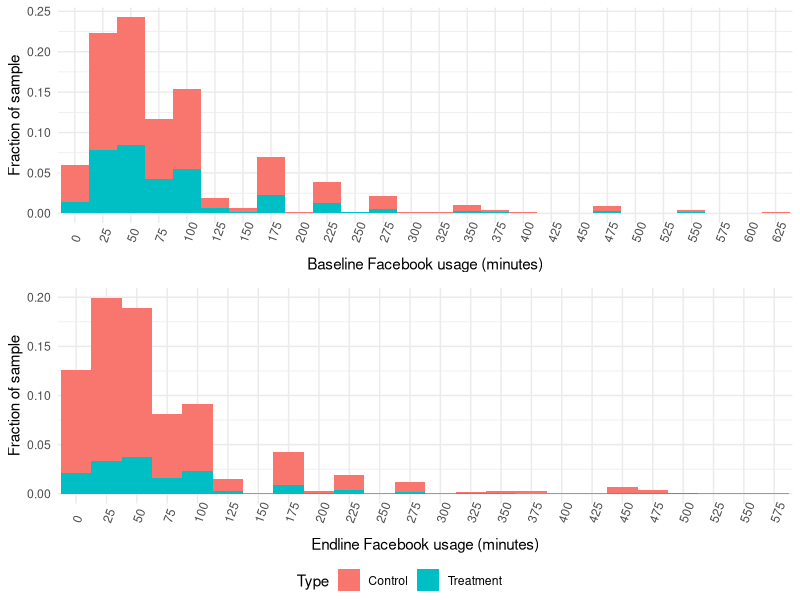
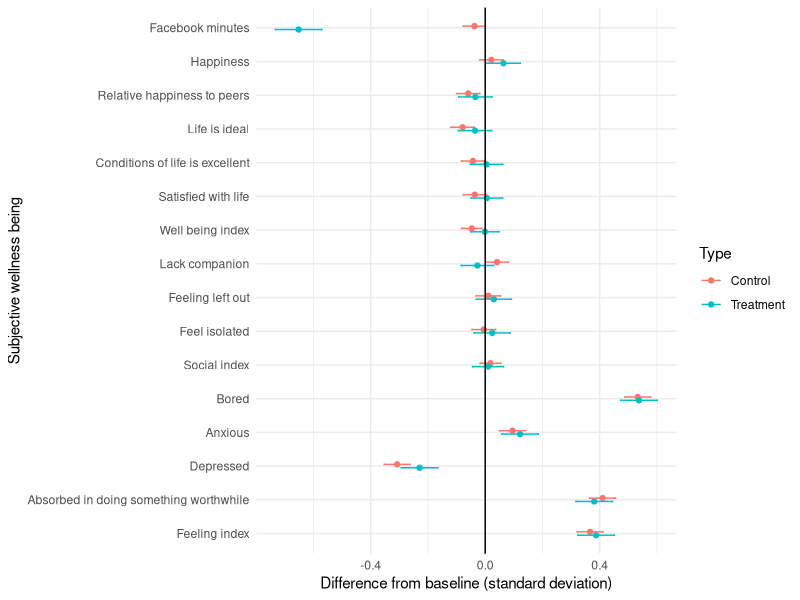

Write R code to recreate these figures, in order.
#### Preamble ####
# Purpose: Replicated graphs from Digital addiction
# Author: Kenneth Chan, 
# Date: 11 February 2023 
# Contact: kenchancf0618@gmail.com
# License: MIT
# Pre-requisites: Digital addiction by Hunt Allcott, Matthew Gentzkow and
#                 Lena Song
# Any other information needed? None


#### Workspace setup ####
library(tidyverse)
library(ggpubr)

#### Load data ####
social_time_data <- 
  read_csv("data/analysis_data/social_time_data.csv",
                        show_col_types = FALSE)
subjective_well_being_data <- 
  read_csv("data/analysis_data/subjective_well_being_data.csv",
           show_col_types = FALSE)
treatment_data <- 
  read_csv("data/analysis_data/treatment_data.csv",
           show_col_types = FALSE)

# Combine all data
all_data <- merge(treatment_data,
                    merge(social_time_data,
                          subjective_well_being_data)) |>
  # filter out non valid response
  filter(!is.na(treatment)) |>
  mutate(type = ifelse(treatment, "Treatment", "Control")) |>
  select(-treatment)



###########################################
### Replicating Figure A4 from appendix ###
###########################################
count_participant <- count(social_time_data)
# Define breaks for grouping (intervals of 25)
breaks <- seq(0,
              ceiling(800 / 25) * 25,
              by = 25)

# Prepare the data for graph uses
graph_data <- all_data |>
  arrange(fb_minutes_base) |>
  # Group data into intervals
  mutate(fb_minutes_base = cut(fb_minutes_base, breaks = breaks)) |>
  group_by(fb_minutes_base, type) |>
  # Calculate the fraction of each interval
  count(fb_minutes_base) |>
  mutate(fraction = n / count_participant) |>
  filter(!is.na(fb_minutes_base))

fig8a <- graph_data |>
  ggplot(aes(x = fb_minutes_base, y = fraction$n, fill = type)) +
  geom_bar(stat = "identity", width = 1) +
  scale_x_discrete(label = breaks) +
  theme_minimal() +
  theme(axis.text.x = element_text(angle = 70, vjust = 0.5, hjust=0)) +
  labs(x = "Baseline Facebook usage (minutes)",
       y = "Fraction of sample",
       fill = "Type")

# end version
graph_data <- all_data |>
  arrange(fb_minutes_end) |>
  # Group data into intervals
  mutate(fb_minutes_end = cut(fb_minutes_end, breaks = breaks)) |>
  group_by(fb_minutes_end, type) |>
  # Calculate the fraction of each interval
  count(fb_minutes_end) |>
  mutate(fraction = n / count_participant) |>
  filter(!is.na(fb_minutes_end))

fig8b <- graph_data |>
  ggplot(aes(x = fb_minutes_end, y = fraction$n, fill = type)) +
  geom_bar(stat = "identity", width = 1) +
  scale_x_discrete(label = breaks) +
  theme_minimal() +
  theme(axis.text.x = element_text(angle = 70, vjust = 0.5, hjust=0)) +
  labs(x = "Endline Facebook usage (minutes)",
       y = "Fraction of sample",
       fill = "Type")

ggarrange(
  fig8a, fig8b, nrow = 2,
  common.legend = TRUE, legend = "bottom"
)


##########################
### Replicate Figure 8 ###
##########################

graph_data <- all_data |>
  group_by(type) |>
  reframe(
    name = c(
      "Facebook minutes",
      "Happiness",
      "Relative happiness to peers",
      "Life is ideal",
      "Conditions of life is excellent",
      "Satisfied with life",
      "Well being index",
      "Lack companion",
      "Feeling left out",
      "Feel isolated",
      "Social index",
      "Bored",
      "Anxious",
      "Depressed",
      "Absorbed in doing something worthwhile",
      "Feeling index"
      ),
    mean = c(mean(fb_minutes_end - fb_minutes_base)
             / sd(fb_minutes_base),
             mean(swb_happiness_end - swb_happiness_base)
             / sd(swb_happiness_base),
             mean(swb_relhappiness_end - swb_relhappiness_base)
             / sd(swb_relhappiness_base),
             mean(swb_ideal_end - swb_ideal_base)
             / sd(swb_ideal_base),
             mean(swb_conditions_end - swb_conditions_base)
             / sd(swb_conditions_base),
             mean(swb_satisfied_end - swb_satisfied_base)
             / sd(swb_satisfied_base),
             mean(swb_wellbeing_index_end - swb_wellbeing_index_base)
             / sd(swb_wellbeing_index_base),
             mean(swb_lack_companion_end - swb_lack_companion_base)
             / sd(swb_lack_companion_base),
             mean(swb_left_out_end - swb_left_out_base)
             / sd(swb_left_out_base),
             mean(swb_isolated_end - swb_isolated_base)
             / sd(swb_isolated_base),
             mean(swb_social_index_end - swb_social_index_base)
             / sd(swb_social_index_base),
             mean(swb_bored_end - swb_bored_base)
             / sd(swb_bored_base),
             mean(swb_anxious_end - swb_anxious_base)
             / sd(swb_anxious_base),
             mean(swb_depressed_end - swb_depressed_base)
             / sd(swb_depressed_base),
             mean(swb_absorbed_worthwhile_end - swb_absorbed_worthwhile_base)
             / sd(swb_absorbed_worthwhile_base),
             mean(swb_feeling_index_end - swb_feeling_index_base)
             / sd(swb_feeling_index_base)
            ),
    
    sd = c(sd(fb_minutes_end - fb_minutes_base)
           / sqrt(length(id))
           / sd(fb_minutes_base),
           sd(swb_happiness_end - swb_happiness_base)
           / sqrt(length(id))
           / sd(swb_happiness_base),
           sd(swb_relhappiness_end - swb_relhappiness_base)
           / sqrt(length(id))
           / sd(swb_relhappiness_base),
           sd(swb_ideal_end - swb_ideal_base)
           / sqrt(length(id))
           / sd(swb_ideal_base),
           sd(swb_conditions_end - swb_conditions_base)
           / sqrt(length(id))
           / sd(swb_conditions_base),
           sd(swb_satisfied_end - swb_satisfied_base)
           / sqrt(length(id))
           / sd(swb_satisfied_base),
           sd(swb_wellbeing_index_end - swb_wellbeing_index_base)
           / sqrt(length(id))
           / sd(swb_wellbeing_index_base),
           sd(swb_lack_companion_end - swb_lack_companion_base)
           / sqrt(length(id))
           / sd(swb_lack_companion_base),
           sd(swb_left_out_end - swb_left_out_base)
           / sqrt(length(id))
           / sd(swb_left_out_base),
           sd(swb_isolated_end - swb_isolated_base)
           / sqrt(length(id))
           / sd(swb_isolated_base),
           sd(swb_social_index_end - swb_social_index_base)
           / sqrt(length(id))
           / sd(swb_social_index_base),
           sd(swb_bored_end - swb_bored_base)
           / sqrt(length(id))
           / sd(swb_bored_base),
           sd(swb_anxious_end - swb_anxious_base)
           / sqrt(length(id))
           / sd(swb_anxious_base),
           sd(swb_depressed_end - swb_depressed_base)
           / sqrt(length(id))
           / sd(swb_depressed_base),
           sd(swb_absorbed_worthwhile_end - swb_absorbed_worthwhile_base)
           / sqrt(length(id))
           / sd(swb_absorbed_worthwhile_base),
           sd(swb_feeling_index_end - swb_feeling_index_base)
           / sqrt(length(id))
           / sd(swb_feeling_index_base)
           )
  ) |>
  mutate(name = factor(name, rev(c(
           "Facebook minutes",
           "Happiness",
           "Relative happiness to peers",
           "Life is ideal",
           "Conditions of life is excellent",
           "Satisfied with life",
           "Well being index",
           "Lack companion",
           "Feeling left out",
           "Feel isolated",
           "Social index",
           "Bored",
           "Anxious",
           "Depressed",
           "Absorbed in doing something worthwhile",
           "Feeling index"
           ))))

graph_data |>
  ggplot(aes(x = name, y = mean, color = type)) +
  geom_point(position = position_dodge(width = -0.2)) +
  geom_errorbar(aes(ymin = mean - 1.96 * sd, ymax = mean + 1.96 * sd),
                position = position_dodge(width = -0.2),
                width = 0.1) + 
  geom_hline(yintercept = 0) +
  theme_minimal() +
  coord_flip(expand = TRUE) +
  labs(y = "Difference from baseline (standard deviation)",
     x = "Subjective wellness being",
     color = "Type")


# Clean enviroment
rm(list = ls())

